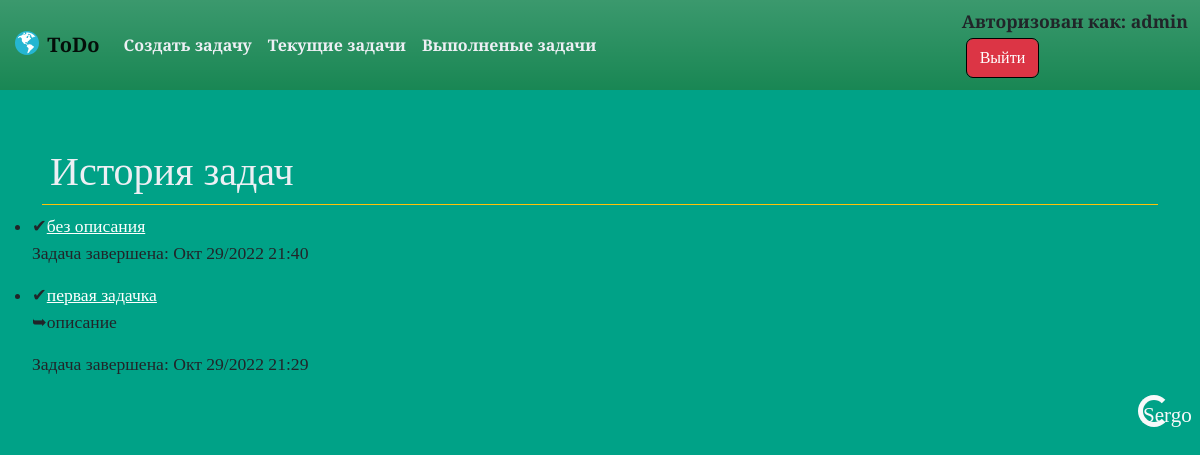
The app's page /completed/ (signed in), older data.
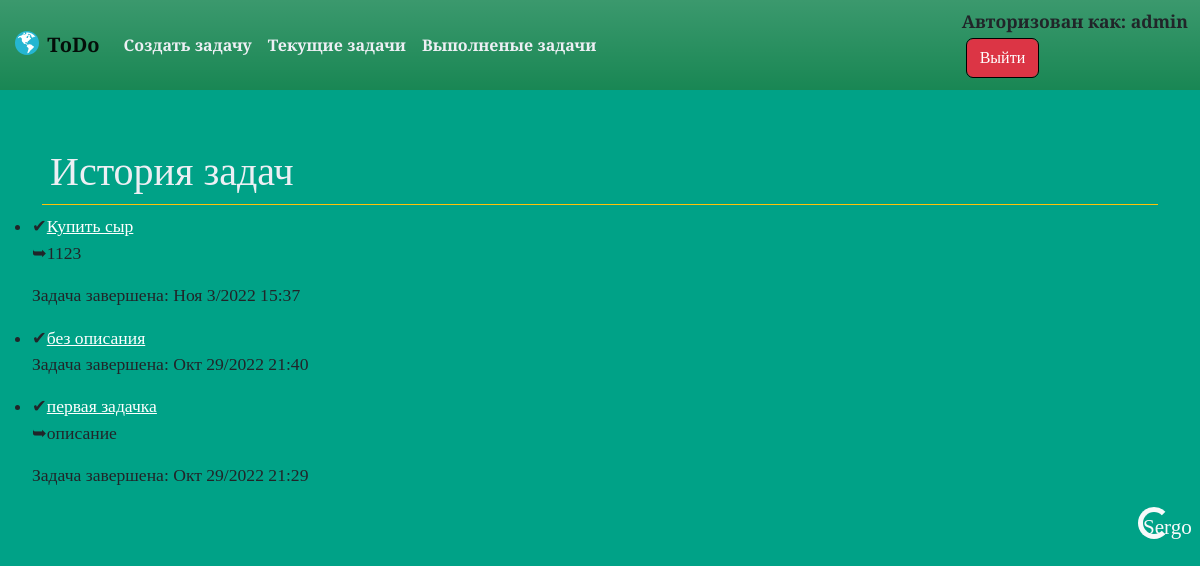
The same page, newer data.
### todo/models.py (models this page shows, shortened)
class Todo(models.Model):
    title = models.CharField(max_length=100, verbose_name='Заголовок')
    task = models.TextField(max_length=500, blank=True, verbose_name='Описание задачи')
    important = models.BooleanField(default=False, verbose_name='Это важно')
    datecompleted = models.DateTimeField(null=True, blank=True, verbose_name='Дата выполнения')
    created = models.DateTimeField(auto_now_add=True, verbose_name='Создано')
    user = models.ForeignKey(User, on_delete=models.CASCADE)

### todo/views.py (the view)
# urls.py: path('completed/', views.completedtodos, name='completedtodos'),
@login_required
def completedtodos(request):
    todos = Todo.objects.filter(user=request.user, datecompleted__isnull=False).order_by('-datecompleted')
    return render(request, 'todo/completedtodos.html', {'todos': todos})

### todo/templates/todo/completedtodos.html (shortened to what this page needs)
{% extends 'todo/base.html' %}
{% block content %}
<div class="container title">
    <h1 class="d-flex p-2  border-bottom border-warning">История задач</h1>
</div>
<ul>
{% for todo in todos %}
<li>
        ✔<a href="{% url 'viewtodo' todo.id %}" class="link">{{ todo.title }}</a>
    {% if todo.task %}<p> ➥{{ todo.task }} </p> {% endif %}
    <p>Задача завершена: {{ todo.datecompleted|date:'M j/Y H:i' }} </p>
</li>
{% endfor %}
</ul>
{% endblock %}

### todo/templates/todo/base.html (shortened to what this page needs)
{% load static %}
<!DOCTYPE html>
<html lang="ru">
<head>
    <link href="https://cdn.jsdelivr.net/npm/bootstrap@5.2.2/dist/css/bootstrap.min.css" rel="stylesheet">
    <link href="{% static 'css/style.css' %}" rel="stylesheet"/>
</head>
<body>
<nav class="navbar navbar-expand bg-success bg-gradient fw-semibold">
  <div class="container-fluid">
    <a class="navbar-brand" href="{% url 'currenttodos' %}">
        <img src="{% static 'images/world.svg' %}" alt="Logo" width="30" height="24" class="d-inline-block align-text-top">
      ToDo
    </a>
    <div class="collapse navbar-collapse" id="navbarNavAltMarkup">
      <div class="navbar-nav">
          {% if user.is_authenticated %}
        <a class="nav-link" href="{% url 'createtodo' %}">Создать задачу</a>
        <a class="nav-link" href="{% url 'currenttodos' %}">Текущие задачи</a>
        <a class="nav-link" href="{% url 'completedtodos' %}">Выполненые задачи</a>
          {% else %}
        <a class="nav-link" href="{% url 'loginuser' %}">Войти</a>
        <a class="nav-link" href="{% url 'signupuser' %}">Зарегистрироваться</a>
          {% endif %}
      </div>
    </div>
      {% if user.is_authenticated %}
      <div class="user-right-panel">
            Авторизован как: {{ user.username }}
    <form action="{% url 'logoutuser' %}" method="post">
            <button type="submit" class="btn btn-danger">Выйти</button>
        </form>
        </div>
      {% endif %}
  </div>
</nav>
        {% block content %}
        {% endblock %}
{% block footer %}
<div class="container position-relative">
    <div class="spinner-border text-light position-absolute bottom-0 end-0" role="status">
      Sergo
    </div>
</div>
{% endblock %}
</body>
</html>

### todo/static/css/style.css (style rules this page uses)
body { background-color: #00A287; font-family: 'Vollkorn', serif; font-size: 1.1em; }
body > .container { margin-top: 50px; font-size: 1.2em; }
.navbar-nav * { color: #EDEFF4; font-size: 16px; }
.user-right-panel { font-family: 'Vollkorn', serif; font-size: 1em; }
.container { color: #EDEFF4; }
.btn { outline: 1px solid black; margin: 5px; }
.link { color: white; }

Row changes from the older to the newer data that the page shows:
now on this page (row edited): Todo: title "Купить сыр", task "1123", datecompleted "Ноя 3/2022 15:37"
